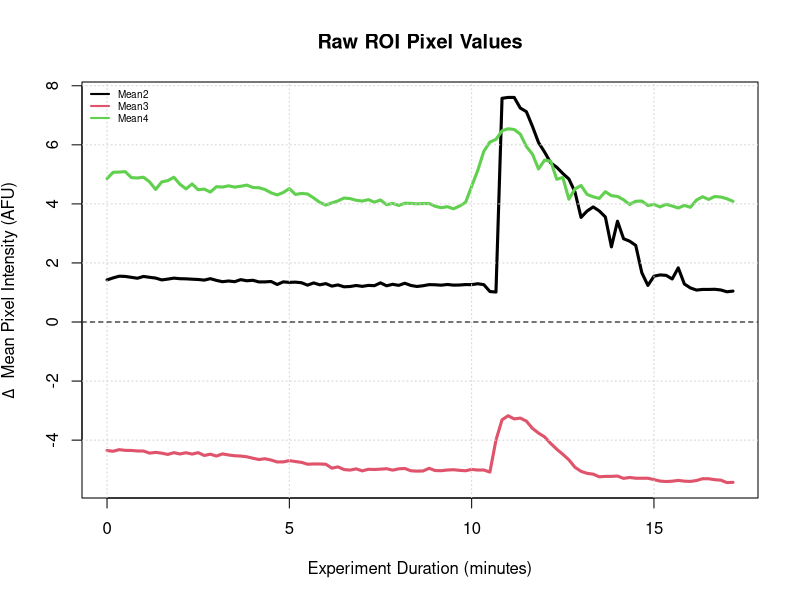

Here is the R script that generated this plot:
# Notes related to matrix and loading CSV data

framePeriod=10 # seconds

rawData <- as.matrix(read.csv("../../../data/cell1/Results.xls", sep="\t"))
rawData <- rawData[,-1:0] # chop off the first column (frame number)
rawData <- rawData-rawData[,1] # subtract-out the first column
rawData <- rawData[,-1:0] # chop off the first column (now 0)

frameTimes <- (1:nrow(rawData))-1 # just an ascending number series
frameTimes <- frameTimes * framePeriod / 60 # turn it to minutes

png(filename="03.png", width=8, height=6, units="in", type="cairo", res=200)
matplot(frameTimes, rawData, type='l', lw=3, lty=1, 
        xlab = "Experiment Duration (minutes)",
        ylab = expression(paste(Delta, "  Mean Pixel Intensity (AFU)"))
        )
grid()
abline(h=0,lty="dashed") # draw a horizontal and vertical line
legend("topleft", colnames(rawData), 
       cex=0.6, # font size
       lty=c(1,1),lw=2, # line style
       col=(1:length(rawData)), # line color
       bty="n" # no background or border
       )
title("Raw ROI Pixel Values")

dev.off()